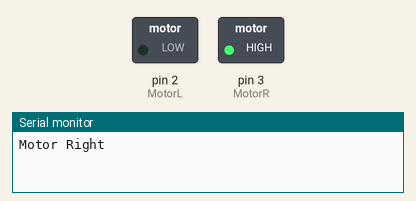
Simulated run of this sketch. Board: Arduino Uno, built with avr-gcc and run on an emulated ATmega328P. Parts: switched loads named in the sketch (green lamp = pin HIGH), the last lines printed to the serial monitor.

Above: at 1.5 s.
At 4.0 s:
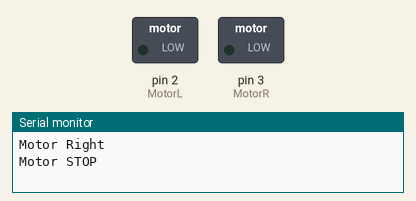
At 6.5 s:
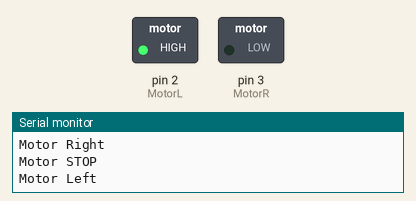
Timing chart, 0 to 10.4 s (numbered marks = the images above):
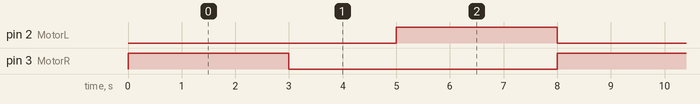

The sketch:

_25_motor.ino
```cpp
// https://www.arduinoall.com/article/225/25-arduino-สอนใช้งาน-arduino-ควบคุมมอเตอร์-dc-หมุนซ้าย-ขวา

//Example By ArduinoAll
int MotorL = 2; // กำหนดขา ที่ต่อกับขั้วมอเตอร์
int MotorR = 3;

void setup() {
  pinMode(MotorL, OUTPUT);
  pinMode(MotorR, OUTPUT);
  Serial.begin(9600);
}
void loop() {
  digitalWrite(MotorR, 1);
  digitalWrite(MotorL, 0);
  Serial.println("Motor Right"); // หมุนซ้ายคือ มอเตอร์ขั้ว R มีไฟ ขั้ว L ไม่มีไฟ
  delay(3000);
  digitalWrite(MotorR, 0);
  digitalWrite(MotorL, 0);
  Serial.println("Motor STOP"); // หยุด คือ ไม่จ่ายไฟให้มอเตอร์
  delay(2000);
  digitalWrite(MotorR, 0);
  digitalWrite(MotorL, 1);
  Serial.println("Motor Left"); // หมุนขวาคือ มอเตอร์ขั้ว R ไม่มีไฟ ขั้ว L มีไฟ
  delay(3000);
}
```

Measured:
- by itself, pin 2 (MotorL), pin 3 (MotorR): alternates HIGH for 3.0 s and LOW for 5.0 s
- by itself, everything shown: repeats every 8.0 s, in 3 steps
